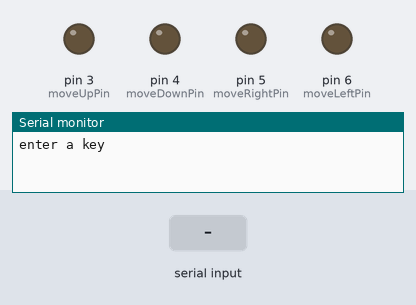
Simulated run of this sketch. Board: Arduino Uno, built with avr-gcc and run on an emulated ATmega328P. On the bench: output pins drawn as LEDs (lit = HIGH), the last lines printed to the serial monitor. The test bench sets the inputs (shaded band).

Above: at 1.2 s.
1.3 s: "1" received over Serial
At 2.3 s:
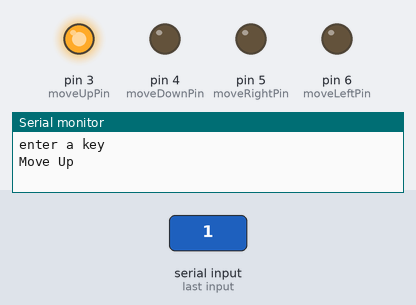
2.8 s: "2" received over Serial
At 3.4 s:
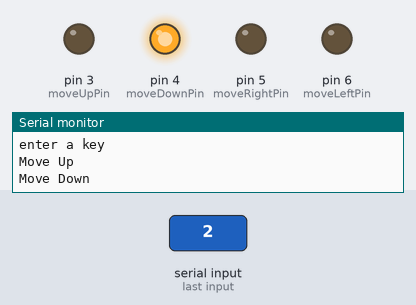
4.3 s: "3" received over Serial
At 4.6 s:
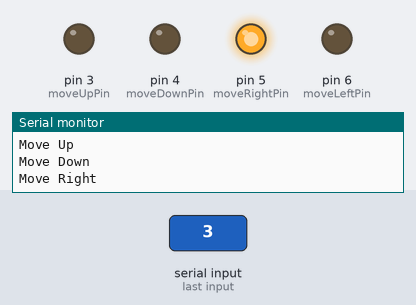
5.8 s: "4" received over Serial
At 6.9 s:
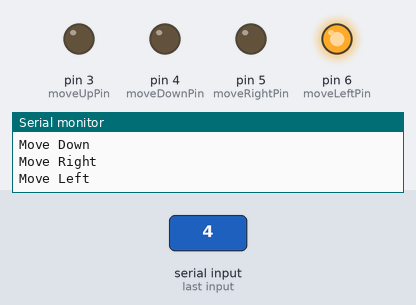
Timing chart, 0 to 8.3 s (numbered marks = the images above; inputs shaded):
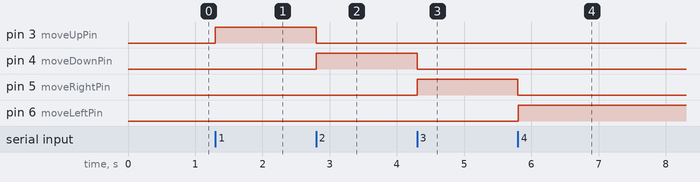

Measured:
- after the input at 1.3 s, pin 3 (moveUpPin): LOW → HIGH at once
- after the input at 2.8 s, pin 3 (moveUpPin): HIGH → LOW at once; pin 4 (moveDownPin): LOW → HIGH at once
- after the input at 4.3 s, pin 4 (moveDownPin): HIGH → LOW at once; pin 5 (moveRightPin): LOW → HIGH at once
- after the input at 5.8 s, pin 5 (moveRightPin): HIGH → LOW at once; pin 6 (moveLeftPin): LOW → HIGH at once

The sketch:

arduino_blue_car.ino
```cpp
// bluetooth_basics.ino

int moveUpPin = 3;
int moveDownPin = 4;
int moveRightPin = 5;
int moveLeftPin = 6;
int state = 0;
int flag = 0;

void setup() {

pinMode(moveUpPin, OUTPUT);
pinMode(moveDownPin, OUTPUT);
pinMode(moveRightPin, OUTPUT);
pinMode(moveLeftPin, OUTPUT);

digitalWrite(moveUpPin, LOW);
digitalWrite(moveDownPin, LOW);
digitalWrite(moveRightPin, LOW);
digitalWrite(moveLeftPin, LOW);
Serial.begin(9600); //connection rate for the BT module

Serial.println("enter a key");
}

void loop() {
    while (Serial.available()==0) {
    }

    state = Serial.read();
    flag = 0;

    if (state == '0') {
        digitalWrite(moveUpPin, LOW);
        digitalWrite(moveDownPin, LOW);
        digitalWrite(moveRightPin, LOW);
        digitalWrite(moveLeftPin, LOW);
        if (flag == 0) {
            Serial.println("Off");
            flag = 1;
        }
    }

    if (state == '1') {
        digitalWrite(moveUpPin, HIGH);
        digitalWrite(moveDownPin, LOW);
        digitalWrite(moveRightPin, LOW);
        digitalWrite(moveLeftPin, LOW);
        if (flag == 0) {
            Serial.println("Move Up");
            flag = 1;
        }
    }

    if (state == '2') {
        digitalWrite(moveUpPin, LOW);
        digitalWrite(moveDownPin, HIGH);
        digitalWrite(moveRightPin, LOW);
        digitalWrite(moveLeftPin, LOW);
        if (flag == 0) {
            Serial.println("Move Down");
            flag = 1;
        }
    }

    if (state == '3') {
        digitalWrite(moveUpPin, LOW);
        digitalWrite(moveDownPin, LOW);
        digitalWrite(moveRightPin, HIGH);
        digitalWrite(moveLeftPin, LOW);
        if (flag == 0) {
            Serial.println("Move Right");
            flag = 1;
        }
    }

    if (state == '4') {
        digitalWrite(moveUpPin, LOW);
        digitalWrite(moveDownPin, LOW);
        digitalWrite(moveRightPin, LOW);
        digitalWrite(moveLeftPin, HIGH);
        if (flag == 0) {
            Serial.println("Move Left");
            flag = 1;
        }
    }
}
```
